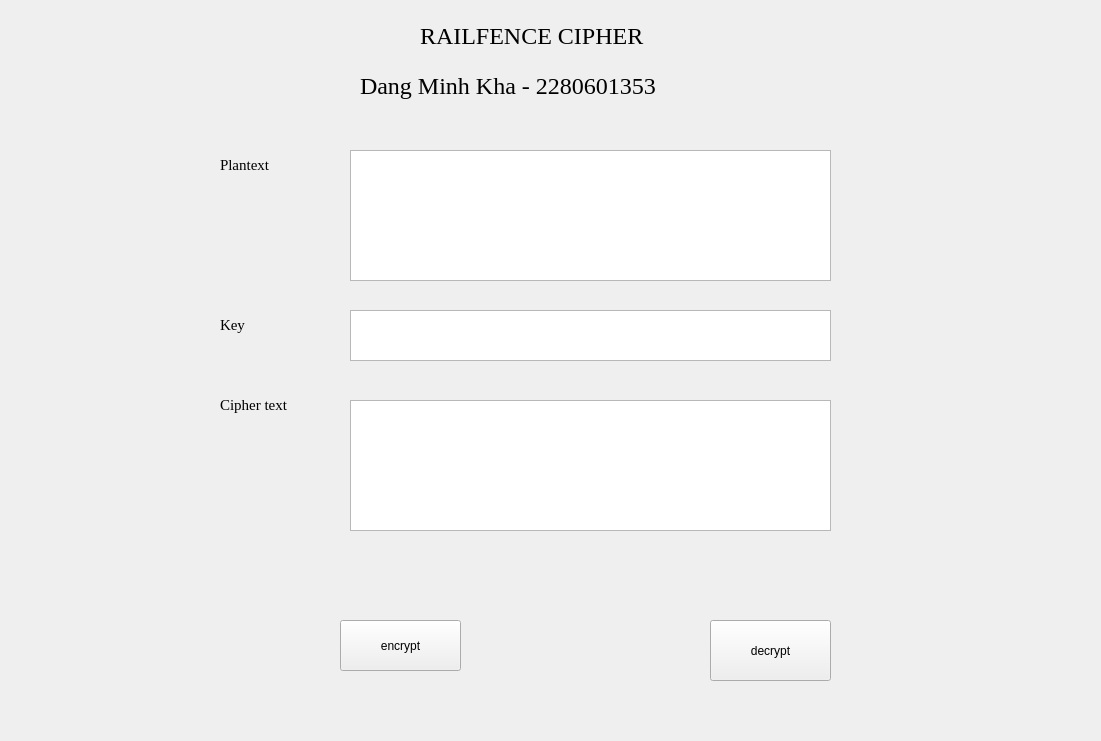
<?xml version="1.0" encoding="UTF-8"?>
<ui version="4.0">
 <class>Form</class>
 <widget class="QWidget" name="Form">
  <property name="geometry">
   <rect>
    <x>0</x>
    <y>0</y>
    <width>1101</width>
    <height>741</height>
   </rect>
  </property>
  <property name="windowTitle">
   <string>Form</string>
  </property>
  <widget class="QPushButton" name="btn_encrypt">
   <property name="enabled">
    <bool>true</bool>
   </property>
   <property name="geometry">
    <rect>
     <x>340</x>
     <y>620</y>
     <width>121</width>
     <height>51</height>
    </rect>
   </property>
   <property name="text">
    <string>encrypt</string>
   </property>
  </widget>
  <widget class="QPlainTextEdit" name="txt_cipher_text">
   <property name="geometry">
    <rect>
     <x>350</x>
     <y>400</y>
     <width>481</width>
     <height>131</height>
    </rect>
   </property>
  </widget>
  <widget class="QLabel" name="label_3">
   <property name="geometry">
    <rect>
     <x>220</x>
     <y>150</y>
     <width>70</width>
     <height>30</height>
    </rect>
   </property>
   <property name="font">
    <font>
     <family>Times New Roman</family>
     <pointsize>11</pointsize>
    </font>
   </property>
   <property name="text">
    <string>Plantext</string>
   </property>
  </widget>
  <widget class="QLabel" name="label_2">
   <property name="geometry">
    <rect>
     <x>360</x>
     <y>50</y>
     <width>351</width>
     <height>71</height>
    </rect>
   </property>
   <property name="font">
    <font>
     <family>Times New Roman</family>
     <pointsize>18</pointsize>
    </font>
   </property>
   <property name="text">
    <string>Dang Minh Kha - 2280601353</string>
   </property>
  </widget>
  <widget class="QLabel" name="label_4">
   <property name="geometry">
    <rect>
     <x>220</x>
     <y>310</y>
     <width>70</width>
     <height>30</height>
    </rect>
   </property>
   <property name="font">
    <font>
     <family>Times New Roman</family>
     <pointsize>11</pointsize>
    </font>
   </property>
   <property name="text">
    <string>Key</string>
   </property>
  </widget>
  <widget class="QPushButton" name="btn_decrypt">
   <property name="enabled">
    <bool>true</bool>
   </property>
   <property name="geometry">
    <rect>
     <x>710</x>
     <y>620</y>
     <width>121</width>
     <height>61</height>
    </rect>
   </property>
   <property name="text">
    <string>decrypt</string>
   </property>
  </widget>
  <widget class="QLabel" name="label_5">
   <property name="geometry">
    <rect>
     <x>220</x>
     <y>390</y>
     <width>80</width>
     <height>30</height>
    </rect>
   </property>
   <property name="font">
    <font>
     <family>Times New Roman</family>
     <pointsize>11</pointsize>
    </font>
   </property>
   <property name="text">
    <string>Cipher text</string>
   </property>
  </widget>
  <widget class="QPlainTextEdit" name="txt_key">
   <property name="geometry">
    <rect>
     <x>350</x>
     <y>310</y>
     <width>481</width>
     <height>51</height>
    </rect>
   </property>
  </widget>
  <widget class="QLabel" name="label">
   <property name="geometry">
    <rect>
     <x>420</x>
     <y>0</y>
     <width>261</width>
     <height>71</height>
    </rect>
   </property>
   <property name="font">
    <font>
     <family>Times New Roman</family>
     <pointsize>18</pointsize>
    </font>
   </property>
   <property name="text">
    <string>RAILFENCE CIPHER </string>
   </property>
  </widget>
  <widget class="QPlainTextEdit" name="txt_plain_text">
   <property name="geometry">
    <rect>
     <x>350</x>
     <y>150</y>
     <width>481</width>
     <height>131</height>
    </rect>
   </property>
  </widget>
 </widget>
 <resources/>
 <connections/>
</ui>
